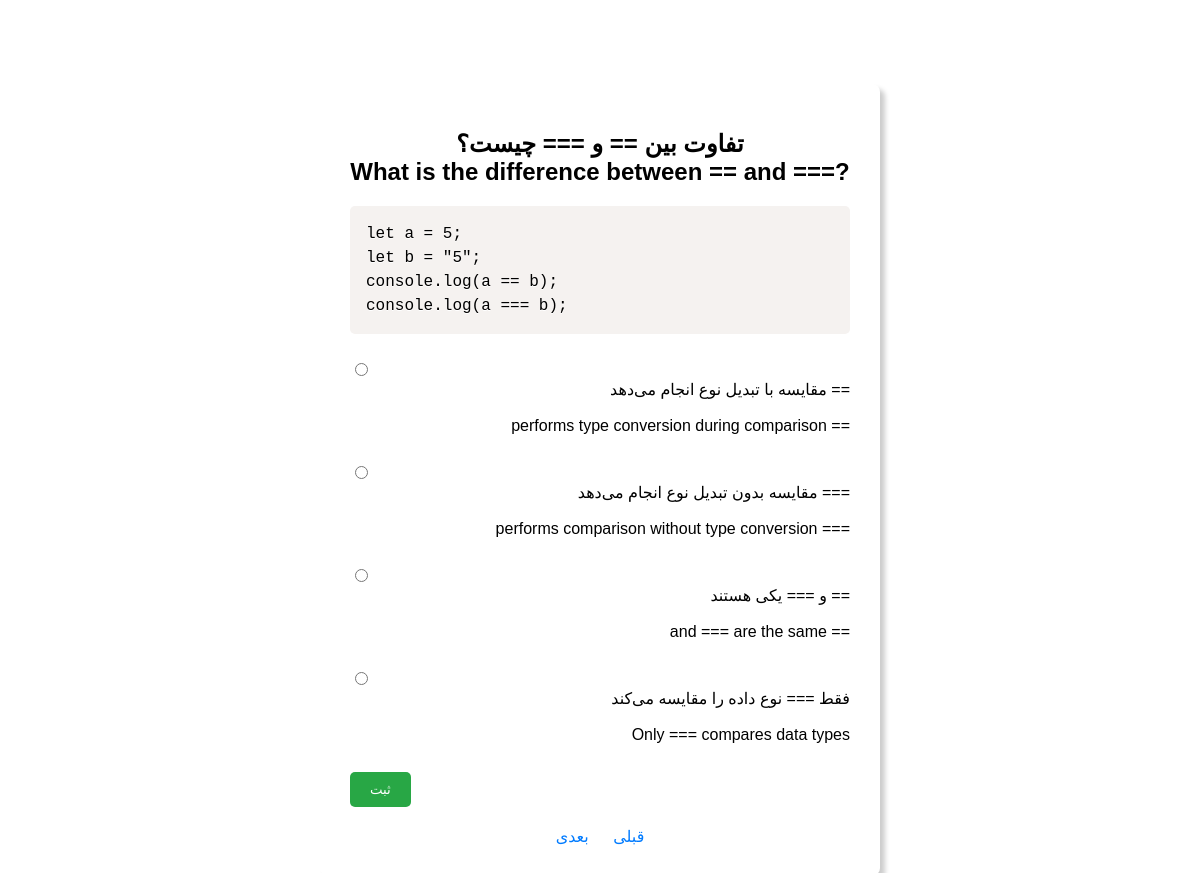
Screenshot of /?page=2 with the database file from the repository.
### tables this page shows
CREATE TABLE `questions` (
  `id` int(11) NOT NULL,
  `title_fa` varchar(255) NOT NULL,
  `title_en` varchar(255) NOT NULL,
  `code` text DEFAULT NULL,
  `platform` varchar(255) NOT NULL,
  `option1_fa` varchar(255) DEFAULT NULL,
  `option1_en` varchar(255) DEFAULT NULL,
  `option2_fa` varchar(255) DEFAULT NULL,
  `option2_en` varchar(255) DEFAULT NULL,
  `option3_fa` varchar(255) DEFAULT NULL,
  `option3_en` varchar(255) DEFAULT NULL,
  `option4_fa` varchar(255) DEFAULT NULL,
  `option4_en` varchar(255) DEFAULT NULL,
  `correct_option` int(11) DEFAULT NULL
);

### index.php (the view, shortened to what this page needs)
<?php
include('db.php');
$total_questions = $conn->query("SELECT COUNT(id) AS total FROM questions")->fetch_assoc()['total'];
$page = isset($_GET['page']) ? (int)$_GET['page'] : 1;
$limit = 1;
$offset = ($page - 1) * $limit;
$sql = "SELECT * FROM questions LIMIT $limit OFFSET $offset";
$result = $conn->query($sql);
$question = $result->fetch_assoc();
?>
<!DOCTYPE html>
<html lang="fa">
<head>
    <link rel="stylesheet" href="css/style.css">
    <link href="https://cdnjs.cloudflare.com/ajax/libs/prism/1.25.0/themes/prism.css" rel="stylesheet" />
</head>
<body>
    <div class="container">
        <h1 style="direction : rtl;"><?php echo $question['title_fa']; ?> <br>
        <div style="direction : ltr;">
        <?php echo $question['title_en']; ?>
        </div></h1>
        <pre><code class="language-php"><?php echo htmlentities($question['code']); ?></code></pre>
        <form method="POST" action="#">
            <input type="hidden" name="correct_option" value="<?php echo $question['correct_option']; ?>"><br>
            <label>
                <input type="radio" name="answer" value="1">
                <div style="direction : rtl;"><?php echo $question['option1_fa']; ?></div> <br>
                <div style="direction : rtl;"><?php echo $question['option1_en']; ?></div>
            </label><br>
            <label>
                <input type="radio" name="answer" value="2">
                <div style="direction : rtl;"> <?php echo $question['option2_fa']; ?></div> <br>
                  <div style="direction : rtl;"><?php echo $question['option2_en']; ?></div>
            </label><br>
            <label>
                <input type="radio" name="answer" value="3">
                <div style="direction : rtl;"> <?php echo $question['option3_fa']; ?></div> <br>
                  <div style="direction : rtl;"><?php echo $question['option3_en']; ?></div>
            </label><br>
            <label>
                <input type="radio" name="answer" value="4">
                <div style="direction : rtl;"> <?php echo $question['option4_fa']; ?></div><br>
                  <div style="direction : rtl;"><?php echo $question['option4_en']; ?></div>
            </label><br>
            <button type="submit">ثبت</button>
        </form>
        <div class="pagination">
            <?php if ($page > 1): ?>
                <a href="?page=<?php echo $page - 1; ?>">قبلی</a>
            <?php endif; ?>
            <?php if ($page < $total_questions): ?>
                <a href="?page=<?php echo $page + 1; ?>">بعدی</a>
            <?php endif; ?>
        </div>
    </div>
</body>
</html>

### css/style.css (style rules this page uses)
body { font-family: 'Arial', sans-serif; background-color: #f4f4f4; margin: 0; padding: 0; display: flex; justify-content: center; align-items: center; height: 100vh; }
.container { position: relative; top: 80px; bottom: 100px; background: #ffff; padding: 30px; border-radius: 8px; width: 500px; box-shadow: 5px 5px 5px rgb(4, 4, 4,20%) ; }
h1 { font-size: 24px; text-align: center; margin-bottom: 20px; }
pre { background:#0d0d0d; padding: 10px; border-radius: 5px; font-family: monospace; overflow-x: auto; }
label { display: block; margin-bottom: 10px; }
button { background-color: #28a745; color: white; padding: 10px 20px; border: none; border-radius: 5px; cursor: pointer; }
.pagination { text-align: center; margin-top: 20px; }
.pagination a { margin: 0 10px; color: #007bff; text-decoration: none; }

### index.php (style rules this page uses)
body { background-color: white; transition: background-color 0.5s ease; }

### rows the page displays
questions: title_fa "تفاوت بین == و === چیست؟", title_en "What is the difference between == and ===?", option1_fa "== مقایسه با تبدیل نوع انجام می‌دهد", option1_en "== performs type conversion during comparison", option2_fa "=== مقایسه بدون تبدیل نوع انجام می‌دهد", option2_en "=== performs comparison without type conversion", option3_fa "== و === یکی هستند", option3_en "== and === are the same", option4_fa "فقط === نوع داده را مقایسه می‌کند", option4_en "Only === compares data types"
